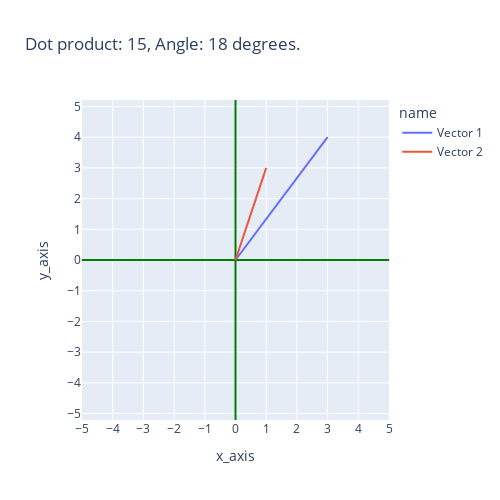

Write notebook code for a chart like this one.
### Code cell
import plotly.express as px
import pandas as pd
import numpy as np
from math import acos, pi


v1 = [3,4]
v2 = [1,3]

def vectors_to_dataframe(v1, v2):
    """Puts v1 and v2 in a labled DataFrame, in standard position"""
    
    
    # Each point begins at zero, ends at x value of vector
    x = np.array([0,v1[0],0,v2[0]])
    
    # Each point begins at zero, ends at y value of vector
    y = np.array([0,v1[1],0,v2[1]])
    
    labels = ["Vector 1", "Vector 1", "Vector 2", "Vector 2"]
    return pd.DataFrame(dict(x_axis=x, y_axis=y,name=labels))

def vector_angle(v1, v2):
    """Compute the angle between the two vectors"""
    radians = acos(np.dot(v1, v2) / (np.linalg.norm(v1) * np.linalg.norm(v2)))
    return int(radians * 180/pi)



df = vectors_to_dataframe(v1, v2)
title = f"Dot product: {np.dot(v1, v2)}, Angle: {vector_angle(v1,v2)} degrees."

fig = px.line(df, x="x_axis", y="y_axis", color="name", width=500, height=500, title=title)


common_config = dict(tickmode="linear", dtick=1.0, range=[-5,5],  zerolinecolor="Green")
fig.update_layout(xaxis=common_config, yaxis=common_config)
fig.update_xaxes(constrain="domain",)
fig.update_yaxes(scaleanchor = "x", scaleratio = 1)

fig.show()

### Figure 1 — Plotly figure (JSON) as saved in the notebook; plotly's stock layout.template omitted (floating-point values rounded to 4 significant figures)
{"data": [{"hovertemplate": "name=Vector 1<br>x_axis=%{x}<br>y_axis=%{y}<extra></extra>", "legendgroup": "Vector 1", "line": {"color": "#636efa", "dash": "solid"}, "marker": {"symbol": "circle"}, "mode": "lines", "name": "Vector 1", "orientation": "v", "showlegend": true, "type": "scatter", "x": [0, 3], "xaxis": "x", "y": [0, 4], "yaxis": "y"}, {"hovertemplate": "name=Vector 2<br>x_axis=%{x}<br>y_axis=%{y}<extra></extra>", "legendgroup": "Vector 2", "line": {"color": "#EF553B", "dash": "solid"}, "marker": {"symbol": "circle"}, "mode": "lines", "name": "Vector 2", "orientation": "v", "showlegend": true, "type": "scatter", "x": [0, 1], "xaxis": "x", "y": [0, 3], "yaxis": "y"}], "layout": {"height": 500, "legend": {"title": {"text": "name"}, "tracegroupgap": 0}, "title": {"text": "Dot product: 15, Angle: 18 degrees."}, "width": 500, "xaxis": {"anchor": "y", "constrain": "domain", "domain": [1.11e-16, 1.0], "dtick": 1, "range": [-5, 5], "tickmode": "linear", "title": {"text": "x_axis"}, "type": "linear", "zerolinecolor": "Green"}, "yaxis": {"anchor": "x", "domain": [0, 1], "dtick": 1, "range": [-5.212, 5.212], "scaleanchor": "x", "scaleratio": 1, "tickmode": "linear", "title": {"text": "y_axis"}, "type": "linear", "zerolinecolor": "Green"}}}
